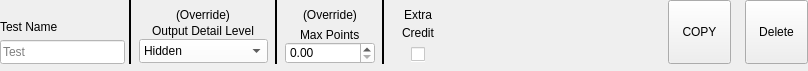
<?xml version="1.0" encoding="UTF-8"?>
<ui version="4.0">
 <class>TopRow</class>
 <widget class="QWidget" name="TopRow">
  <property name="geometry">
   <rect>
    <x>0</x>
    <y>0</y>
    <width>808</width>
    <height>71</height>
   </rect>
  </property>
  <property name="sizePolicy">
   <sizepolicy hsizetype="Preferred" vsizetype="Minimum">
    <horstretch>0</horstretch>
    <verstretch>0</verstretch>
   </sizepolicy>
  </property>
  <property name="minimumSize">
   <size>
    <width>400</width>
    <height>64</height>
   </size>
  </property>
  <property name="maximumSize">
   <size>
    <width>1111111</width>
    <height>71</height>
   </size>
  </property>
  <property name="styleSheet">
   <string notr="true"/>
  </property>
  <layout class="QGridLayout" name="gridLayout">
   <property name="leftMargin">
    <number>0</number>
   </property>
   <property name="topMargin">
    <number>0</number>
   </property>
   <property name="rightMargin">
    <number>0</number>
   </property>
   <property name="bottomMargin">
    <number>7</number>
   </property>
   <item row="0" column="0">
    <layout class="QHBoxLayout" name="horizontalLayout">
     <property name="spacing">
      <number>4</number>
     </property>
     <item>
      <layout class="QVBoxLayout" name="verticalLayout_2">
       <property name="spacing">
        <number>2</number>
       </property>
       <item>
        <spacer name="verticalSpacer_4">
         <property name="orientation">
          <enum>Qt::Vertical</enum>
         </property>
         <property name="sizeType">
          <enum>QSizePolicy::Fixed</enum>
         </property>
         <property name="sizeHint" stdset="0">
          <size>
           <width>125</width>
           <height>15</height>
          </size>
         </property>
        </spacer>
       </item>
       <item alignment="Qt::AlignLeft">
        <widget class="QLabel" name="label_2">
         <property name="text">
          <string>Test Name</string>
         </property>
        </widget>
       </item>
       <item>
        <widget class="QLineEdit" name="TestName">
         <property name="sizePolicy">
          <sizepolicy hsizetype="Minimum" vsizetype="Preferred">
           <horstretch>0</horstretch>
           <verstretch>0</verstretch>
          </sizepolicy>
         </property>
         <property name="minimumSize">
          <size>
           <width>125</width>
           <height>24</height>
          </size>
         </property>
         <property name="maximumSize">
          <size>
           <width>125</width>
           <height>16777215</height>
          </size>
         </property>
         <property name="styleSheet">
          <string notr="true">background-color: rgb(255, 255, 255);
color: rgb(0, 0, 0);</string>
         </property>
         <property name="placeholderText">
          <string>Test</string>
         </property>
        </widget>
       </item>
      </layout>
     </item>
     <item>
      <widget class="Line" name="line">
       <property name="frameShadow">
        <enum>QFrame::Plain</enum>
       </property>
       <property name="lineWidth">
        <number>2</number>
       </property>
       <property name="orientation">
        <enum>Qt::Vertical</enum>
       </property>
      </widget>
     </item>
     <item>
      <layout class="QVBoxLayout" name="verticalLayout_3">
       <property name="spacing">
        <number>0</number>
       </property>
       <property name="leftMargin">
        <number>3</number>
       </property>
       <property name="rightMargin">
        <number>3</number>
       </property>
       <property name="bottomMargin">
        <number>0</number>
       </property>
       <item>
        <spacer name="verticalSpacer">
         <property name="orientation">
          <enum>Qt::Vertical</enum>
         </property>
         <property name="sizeType">
          <enum>QSizePolicy::Fixed</enum>
         </property>
         <property name="sizeHint" stdset="0">
          <size>
           <width>20</width>
           <height>6</height>
          </size>
         </property>
        </spacer>
       </item>
       <item alignment="Qt::AlignHCenter">
        <widget class="QLabel" name="label_5">
         <property name="maximumSize">
          <size>
           <width>16777215</width>
           <height>15</height>
          </size>
         </property>
         <property name="text">
          <string>(Override)</string>
         </property>
        </widget>
       </item>
       <item alignment="Qt::AlignHCenter">
        <widget class="QLabel" name="label">
         <property name="maximumSize">
          <size>
           <width>16777215</width>
           <height>15</height>
          </size>
         </property>
         <property name="text">
          <string>Output Detail Level</string>
         </property>
        </widget>
       </item>
       <item>
        <widget class="QComboBox" name="ShowLevel">
         <property name="sizePolicy">
          <sizepolicy hsizetype="Preferred" vsizetype="Fixed">
           <horstretch>0</horstretch>
           <verstretch>0</verstretch>
          </sizepolicy>
         </property>
         <property name="minimumSize">
          <size>
           <width>125</width>
           <height>0</height>
          </size>
         </property>
         <property name="maximumSize">
          <size>
           <width>16777215</width>
           <height>24</height>
          </size>
         </property>
         <property name="styleSheet">
          <string notr="true">background-color: rgb(255, 255, 255);
selection-background-color: rgb(232, 232, 232);
selection-color: rgb(118, 0, 1);</string>
         </property>
         <item>
          <property name="text">
           <string>Hidden</string>
          </property>
         </item>
         <item>
          <property name="text">
           <string>Show Only Output</string>
          </property>
         </item>
         <item>
          <property name="text">
           <string>Show Full Details</string>
          </property>
         </item>
        </widget>
       </item>
      </layout>
     </item>
     <item>
      <widget class="Line" name="line_2">
       <property name="frameShadow">
        <enum>QFrame::Plain</enum>
       </property>
       <property name="lineWidth">
        <number>2</number>
       </property>
       <property name="orientation">
        <enum>Qt::Vertical</enum>
       </property>
      </widget>
     </item>
     <item>
      <layout class="QVBoxLayout" name="verticalLayout_5">
       <property name="spacing">
        <number>0</number>
       </property>
       <property name="leftMargin">
        <number>3</number>
       </property>
       <property name="rightMargin">
        <number>3</number>
       </property>
       <item>
        <spacer name="verticalSpacer_2">
         <property name="orientation">
          <enum>Qt::Vertical</enum>
         </property>
         <property name="sizeType">
          <enum>QSizePolicy::Fixed</enum>
         </property>
         <property name="sizeHint" stdset="0">
          <size>
           <width>20</width>
           <height>8</height>
          </size>
         </property>
        </spacer>
       </item>
       <item alignment="Qt::AlignHCenter|Qt::AlignTop">
        <widget class="QLabel" name="label_6">
         <property name="maximumSize">
          <size>
           <width>16777215</width>
           <height>15</height>
          </size>
         </property>
         <property name="text">
          <string>(Override)</string>
         </property>
        </widget>
       </item>
       <item alignment="Qt::AlignHCenter">
        <widget class="QLabel" name="label_4">
         <property name="maximumSize">
          <size>
           <width>16777215</width>
           <height>15</height>
          </size>
         </property>
         <property name="text">
          <string>Max Points</string>
         </property>
        </widget>
       </item>
       <item>
        <widget class="QDoubleSpinBox" name="MaxPoints">
         <property name="minimumSize">
          <size>
           <width>90</width>
           <height>0</height>
          </size>
         </property>
         <property name="styleSheet">
          <string notr="true">background-color: rgb(255, 255, 255);</string>
         </property>
        </widget>
       </item>
      </layout>
     </item>
     <item>
      <widget class="Line" name="line_3">
       <property name="frameShadow">
        <enum>QFrame::Plain</enum>
       </property>
       <property name="lineWidth">
        <number>2</number>
       </property>
       <property name="orientation">
        <enum>Qt::Vertical</enum>
       </property>
      </widget>
     </item>
     <item>
      <layout class="QVBoxLayout" name="verticalLayout_4">
       <property name="spacing">
        <number>2</number>
       </property>
       <item>
        <spacer name="verticalSpacer_3">
         <property name="orientation">
          <enum>Qt::Vertical</enum>
         </property>
         <property name="sizeType">
          <enum>QSizePolicy::Fixed</enum>
         </property>
         <property name="sizeHint" stdset="0">
          <size>
           <width>59</width>
           <height>7</height>
          </size>
         </property>
        </spacer>
       </item>
       <item alignment="Qt::AlignHCenter">
        <widget class="QLabel" name="label_3">
         <property name="maximumSize">
          <size>
           <width>16777215</width>
           <height>15</height>
          </size>
         </property>
         <property name="text">
          <string>Extra</string>
         </property>
        </widget>
       </item>
       <item alignment="Qt::AlignHCenter">
        <widget class="QLabel" name="label_7">
         <property name="text">
          <string>Credit</string>
         </property>
        </widget>
       </item>
       <item>
        <spacer name="verticalSpacer_6">
         <property name="orientation">
          <enum>Qt::Vertical</enum>
         </property>
         <property name="sizeType">
          <enum>QSizePolicy::Fixed</enum>
         </property>
         <property name="sizeHint" stdset="0">
          <size>
           <width>20</width>
           <height>3</height>
          </size>
         </property>
        </spacer>
       </item>
       <item alignment="Qt::AlignHCenter">
        <widget class="QCheckBox" name="ExtraCredit">
         <property name="sizePolicy">
          <sizepolicy hsizetype="Fixed" vsizetype="Fixed">
           <horstretch>0</horstretch>
           <verstretch>0</verstretch>
          </sizepolicy>
         </property>
         <property name="minimumSize">
          <size>
           <width>0</width>
           <height>0</height>
          </size>
         </property>
         <property name="maximumSize">
          <size>
           <width>16777215</width>
           <height>16777215</height>
          </size>
         </property>
         <property name="styleSheet">
          <string notr="true">background-color: rgb(255, 255, 255);</string>
         </property>
         <property name="text">
          <string/>
         </property>
         <property name="checked">
          <bool>false</bool>
         </property>
        </widget>
       </item>
       <item>
        <spacer name="verticalSpacer_5">
         <property name="orientation">
          <enum>Qt::Vertical</enum>
         </property>
         <property name="sizeType">
          <enum>QSizePolicy::Fixed</enum>
         </property>
         <property name="sizeHint" stdset="0">
          <size>
           <width>20</width>
           <height>2</height>
          </size>
         </property>
        </spacer>
       </item>
      </layout>
     </item>
     <item>
      <spacer name="horizontalSpacer">
       <property name="orientation">
        <enum>Qt::Horizontal</enum>
       </property>
       <property name="sizeHint" stdset="0">
        <size>
         <width>50</width>
         <height>20</height>
        </size>
       </property>
      </spacer>
     </item>
     <item>
      <widget class="QPushButton" name="CopyButton">
       <property name="sizePolicy">
        <sizepolicy hsizetype="Minimum" vsizetype="Preferred">
         <horstretch>0</horstretch>
         <verstretch>0</verstretch>
        </sizepolicy>
       </property>
       <property name="maximumSize">
        <size>
         <width>63</width>
         <height>16777215</height>
        </size>
       </property>
       <property name="text">
        <string>COPY</string>
       </property>
      </widget>
     </item>
     <item>
      <spacer name="horizontalSpacer_2">
       <property name="orientation">
        <enum>Qt::Horizontal</enum>
       </property>
       <property name="sizeType">
        <enum>QSizePolicy::Fixed</enum>
       </property>
       <property name="sizeHint" stdset="0">
        <size>
         <width>10</width>
         <height>20</height>
        </size>
       </property>
      </spacer>
     </item>
     <item>
      <widget class="QPushButton" name="DeleteButton">
       <property name="sizePolicy">
        <sizepolicy hsizetype="Minimum" vsizetype="Preferred">
         <horstretch>0</horstretch>
         <verstretch>0</verstretch>
        </sizepolicy>
       </property>
       <property name="maximumSize">
        <size>
         <width>63</width>
         <height>16777215</height>
        </size>
       </property>
       <property name="text">
        <string>Delete</string>
       </property>
      </widget>
     </item>
    </layout>
   </item>
  </layout>
 </widget>
 <resources/>
 <connections/>
</ui>
